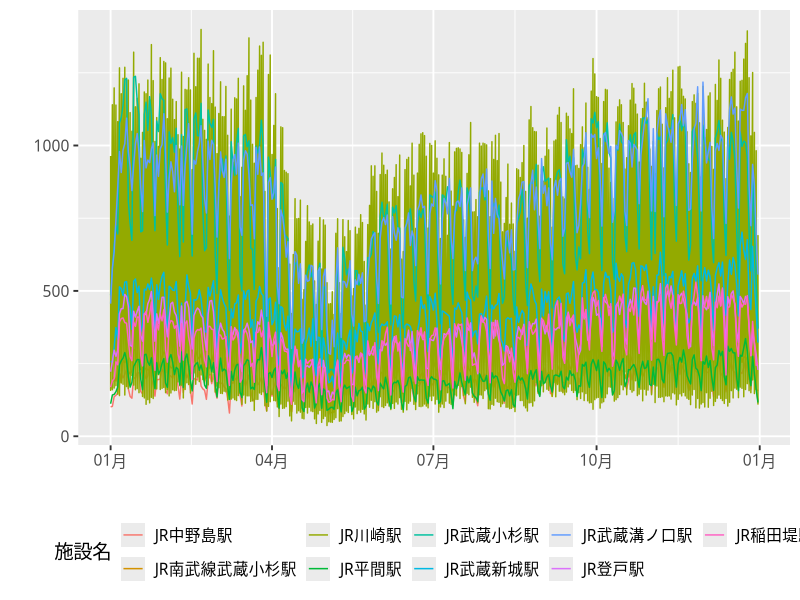

Write the R code that produced this figure.
### 応用プログラミング3
### 第8回　tidyverseによるデータハンドリング (2)
### 週次課題　解答


#--------------------------------------------------------------------#
# 以下に、問題文の意図を実現するRプログラムを記述してください。
# Posit Cloud上で実行できることを確認し、提出してください。
# プログラムの内容について、適宜コメントを記述してください。
# 1行1行コメントする必要はありませんが、「何をしようとしているか」がわかるように
# してください。コメントの一切ないプログラムは、評価が下がります。
#--------------------------------------------------------------------#

# Q1: データの準備
#     tidyverseパッケージ群を読み込み、read_csv() 関数で
#     "2020train_wifi_count.csv" を読み込み、"tidy data" として
#     df の3列目 (`2020/1/1`) 以降を 列名 "date" に、
#     接続者数を列名 "value" になるような、縦持ちデータに変換してください。
#     (先週の課題と同じです)
#     データ出典: 川崎市オープンデータ "かわさきWi-Fiのアクセス数データ（2020年）"
#     https://www.city.kawasaki.jp/170/page/0000080185.html

# tidyverseパッケージの読み込み
library(tidyverse)


# tidyverseパッケージの読み込み後、以下のコードを実行してください。
theme_set(theme_gray(base_family = "IPAexGothic", base_size = 14))


# ファイルの読み込み
df <- read_csv("./2020train_wifi_count.csv")


# 横持ちデータから縦持ちデータへの変換 (第7回の解答を参照)
df_longer <- df %>%
    pivot_longer(3:ncol(df), names_to = "date", values_to = "value")


# データの確認
View(df_longer)

#--------------------------------------------------------------------#

# Q2: 日付データの型変換
#     上記Q1-1の時点では、date 列はCharacter型になっています。
#     これを、lubridateパッケージをつかい、日付 (Date) 型に変換してください。
#     その際、tidyverseの文脈で、パイプを使ってdate列を上書きしてください。

# lubridateパッケージを読み込む
library(lubridate)


# date列の日付型への変換
df_longer <- df_longer %>%
    mutate(date = ymd(date))


# データの変換
View(df_longer)

#--------------------------------------------------------------------#

# Q3: データの抽出と可視化
#     df_longerについて、stringrパッケージの機能を使い、
#     (1) 施設名が「JR」で始まるレコード (行) だけを抽出してください。
#     (2) 施設名が「〇〇駅〇口...」と長いものがあるので、「駅」の後ろの文字列を
#         削除 (置換) してください。
#         結果として、「JR武蔵小杉駅」と「JR南武線武蔵小杉駅」という施設名が
#         できますが、それはそのままで構いません。
#     (3) そして、抽出した結果について、ggplot2で折れ線グラフとして可視化
#         してください。その際、施設ごとに線の色を塗り分けてください。
#         カラーパレットはデフォルトのままで構いません。
#     (4) グラフのx軸について、ラベルが「〇月」となるようにしてください
#         ヒント: Date型の軸を操作するには第7回で紹介したscale_x_XXX を使います。
#         オプションについて調査し、適切に指定してください。

# データの抽出と長い施設名の置換
df_jr <- df_longer %>%
    filter(str_detect(施設名, "JR")) %>%
    mutate(施設名 = str_replace_all(施設名, "駅.*", "駅"))


# データの確認
View(df_jr)


# グラフィックスの作成
ggplot(df_jr, aes(x = date, y = value, colour = 施設名)) +
    geom_line() +
    scale_x_date(date_labels = "%m月") +
    # 以下のコードを自分の書いたコードと繋げて実行してください
    labs(x = "", y = "") +
    theme(legend.position = "bottom") +
    guides(fill = guide_legend(nrow = 2,byrow = TRUE))

#--------------------------------------------------------------------#
# 作成したプログラムをPosit Cloudからダウンロードし、Google Classroomの
# 課題ページに提出してください。ファイル名を変更する必要はありません。
